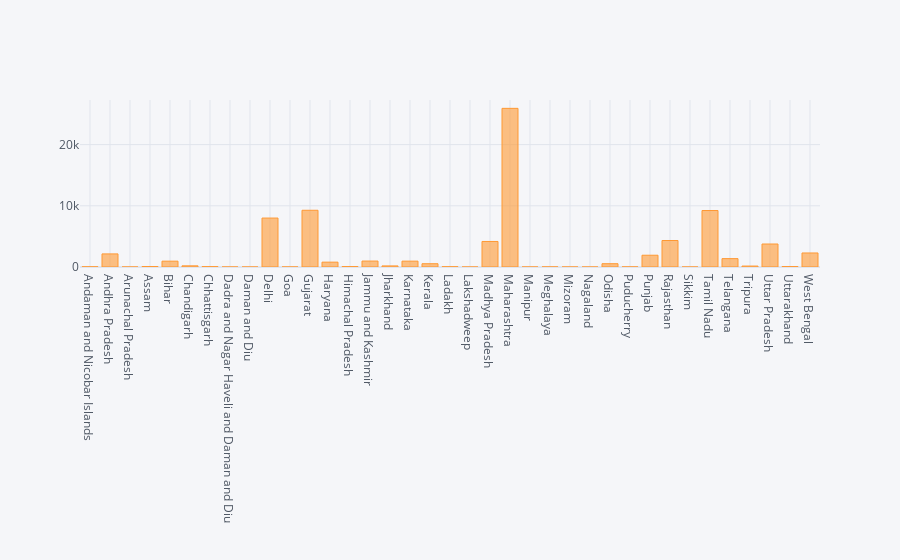

Write notebook code for a chart like this one.
### Code cell
covid19.iplot(kind='bar',x='state',y='confirmed')

### Figure 1 — Plotly figure (JSON) as saved in the notebook; plotly's stock layout.template omitted (floating-point values rounded to 4 significant figures)
{"data": [{"marker": {"color": "rgba(255, 153, 51, 0.6)", "line": {"color": "rgba(255, 153, 51, 1.0)", "width": 1}}, "name": "confirmed", "orientation": "v", "text": "", "type": "bar", "x": ["Andaman and Nicobar Islands", "Andhra Pradesh", "Arunachal Pradesh", "Assam", "Bihar", "Chandigarh", "Chhattisgarh", "Dadra and Nagar Haveli and Daman and Diu", "Daman and Diu", "Delhi", "Goa", "Gujarat", "Haryana", "Himachal Pradesh", "Jammu and Kashmir", "Jharkhand", "Karnataka", "Kerala", "Ladakh", "Lakshadweep", "Madhya Pradesh", "Maharashtra", "Manipur", "Meghalaya", "Mizoram", "Nagaland", "Odisha", "Puducherry", "Punjab", "Rajasthan", "Sikkim", "Tamil Nadu", "Telangana", "Tripura", "Uttar Pradesh", "Uttarakhand", "West Bengal"], "y": [33, 2137, 1, 80, 953, 191, 59, 1, 0, 7998, 7, 9268, 793, 67, 971, 177, 959, 535, 43, 0, 4173, 25922, 2, 13, 1, 0, 538, 13, 1924, 4328, 0, 9227, 1367, 154, 3758, 72, 2290]}], "layout": {"legend": {"bgcolor": "#F5F6F9", "font": {"color": "#4D5663"}}, "paper_bgcolor": "#F5F6F9", "plot_bgcolor": "#F5F6F9", "title": {"font": {"color": "#4D5663"}}, "xaxis": {"gridcolor": "#E1E5ED", "showgrid": true, "tickfont": {"color": "#4D5663"}, "title": {"font": {"color": "#4D5663"}, "text": ""}, "zerolinecolor": "#E1E5ED"}, "yaxis": {"gridcolor": "#E1E5ED", "showgrid": true, "tickfont": {"color": "#4D5663"}, "title": {"font": {"color": "#4D5663"}, "text": ""}, "zerolinecolor": "#E1E5ED"}}}
